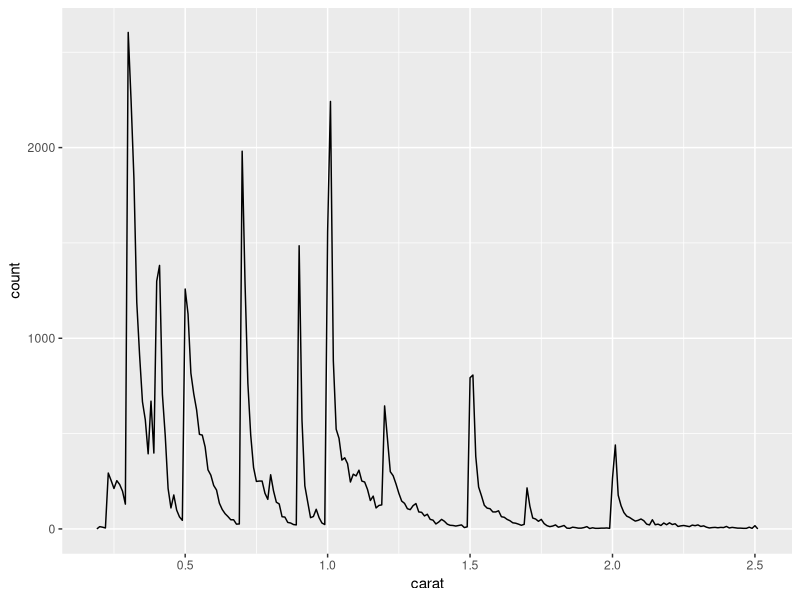
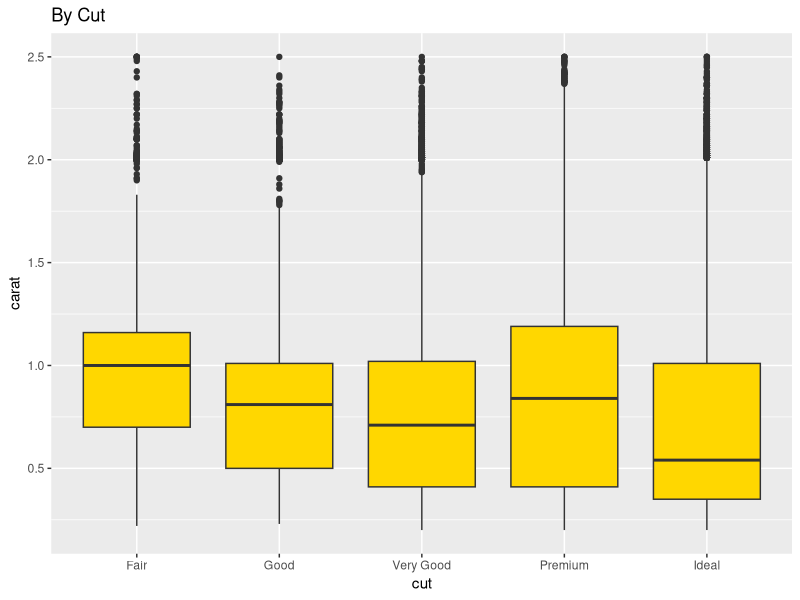
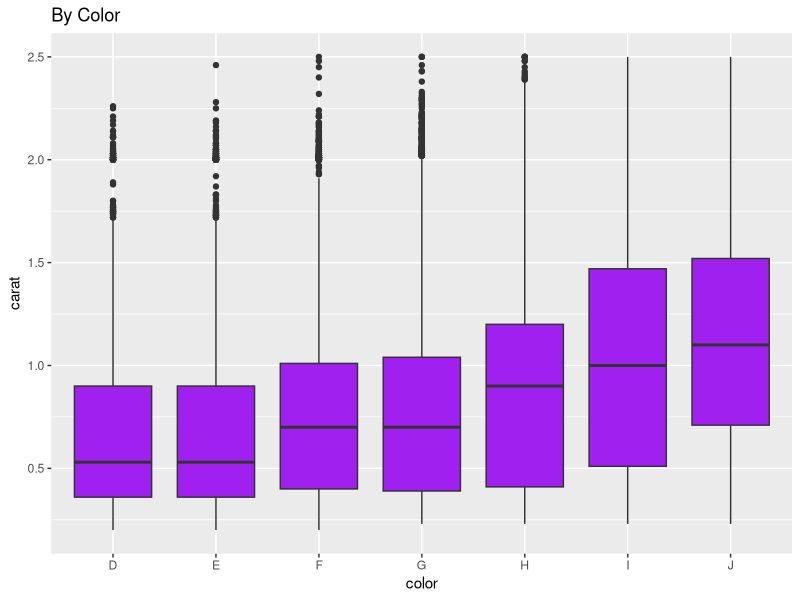
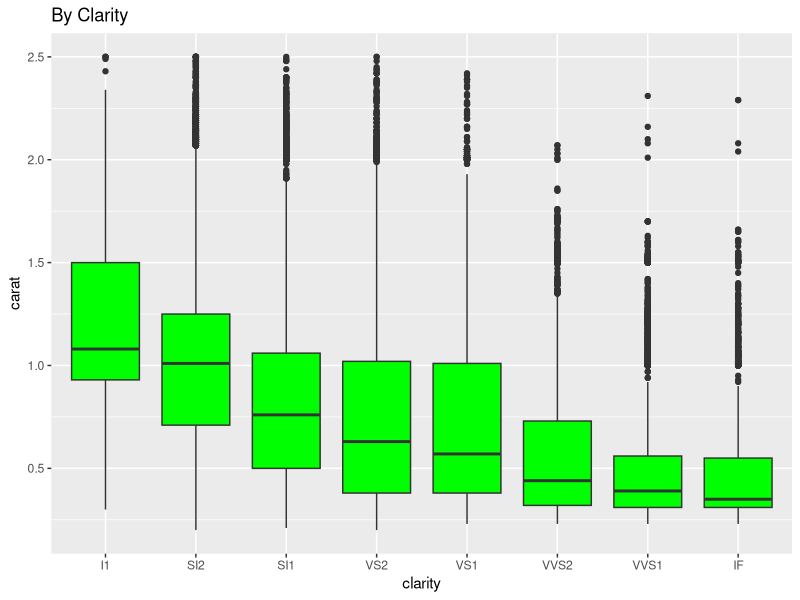
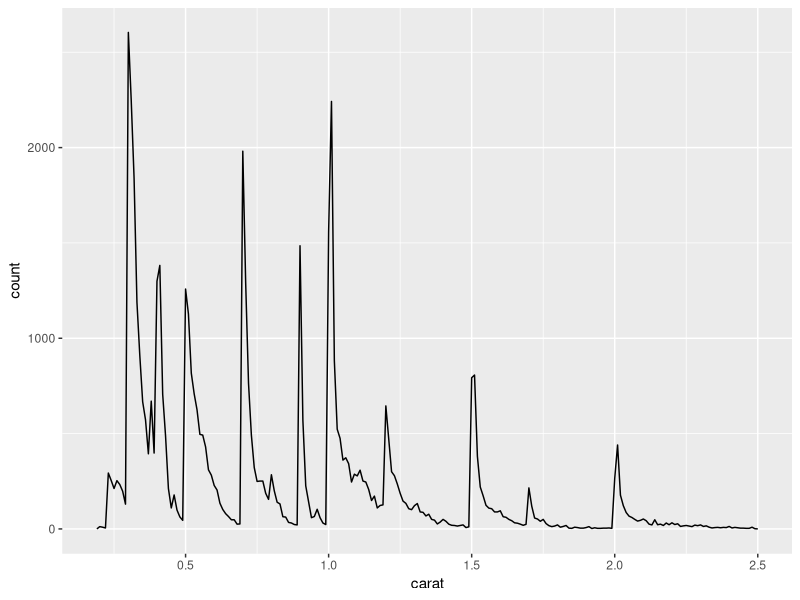
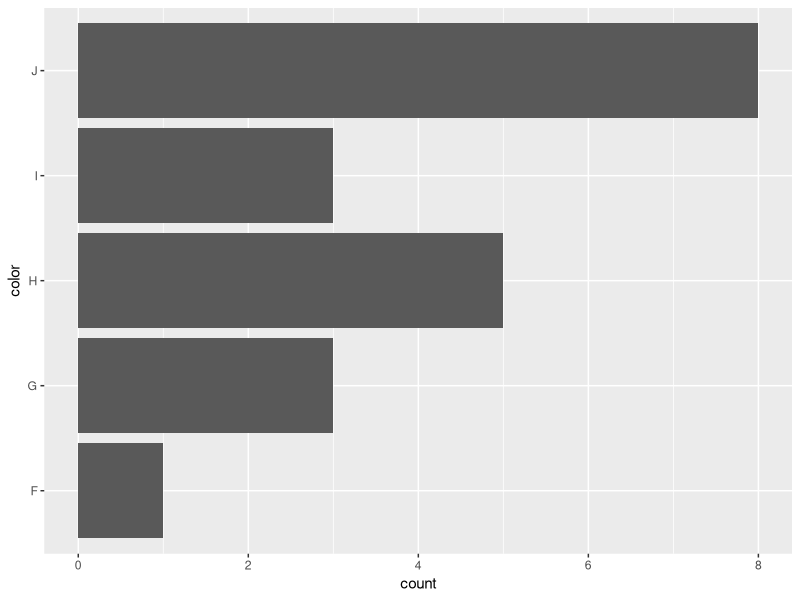
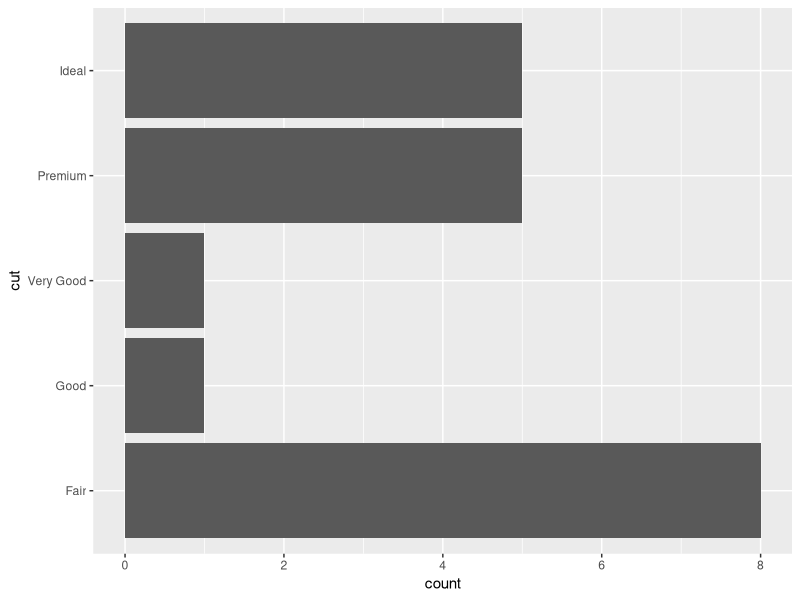
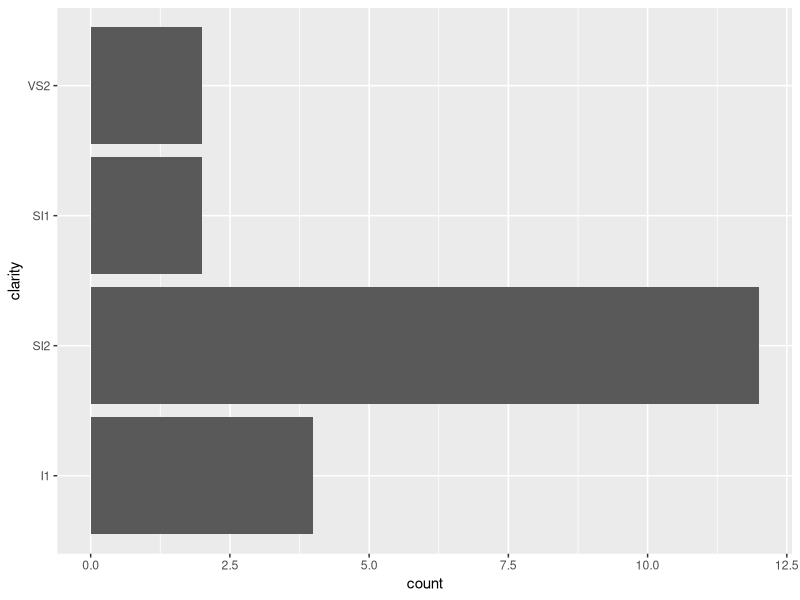

Write the R code that produced these figures, in order.
## ---- chunk 1
knitr::opts_chunk$set(echo = FALSE, message = FALSE)
library(ggplot2)
library(dplyr)

smaller <- diamonds %>%
  filter(carat <= 2.5)

comma <- function(x) format(x, digits = 2, big.mark = ",")

## ---- chunk 2
smaller %>%
  ggplot(aes(carat)) +
  geom_freqpoly(binwidth = 0.01)
print(lubridate::now())
## ---- chunk 3
knitr::kable(
  mtcars[1:5, ],
  caption = "A knitr kable."
)

mtcars[1:5, 1:10]
## ---- chunk 4
ggplot(smaller) + geom_boxplot(aes(cut, carat), fill = "gold") + ggtitle("By Cut")
ggplot(smaller) + geom_boxplot(aes(color, carat), fill = "purple") + ggtitle("By Color")
ggplot(smaller) + geom_boxplot(aes(clarity, carat), fill = "green") + ggtitle("By Clarity")
print(lubridate::now())
## ---- chunk 5
smaller %>%
  arrange(desc(rank(carat))) %>%
  mutate(row = row_number()) %>%
  filter(row >= 20) %>%
  ggplot(aes(carat)) +
  geom_freqpoly(binwidth = 0.01)

smaller_top20 <- smaller %>% arrange(desc(rank(carat))) %>% mutate(rank = row_number()) %>% filter(rank <= 20)

knitr::kable(smaller_top20)

ggplot(smaller_top20) +
  geom_bar(aes(color)) +
  coord_flip()
ggplot(smaller_top20) +
  geom_bar(aes(cut)) +
  coord_flip()
ggplot(smaller_top20) +
  geom_bar(aes(clarity)) +
  coord_flip()

ggplot(smaller_top20) +
  geom_histogram(aes(price))
print(lubridate::now())
## ---- chunk 6
ggplot(smaller_top20, aes(carat)) + geom_freqpoly(binwidth = 0.01)
print(lubridate::now())
